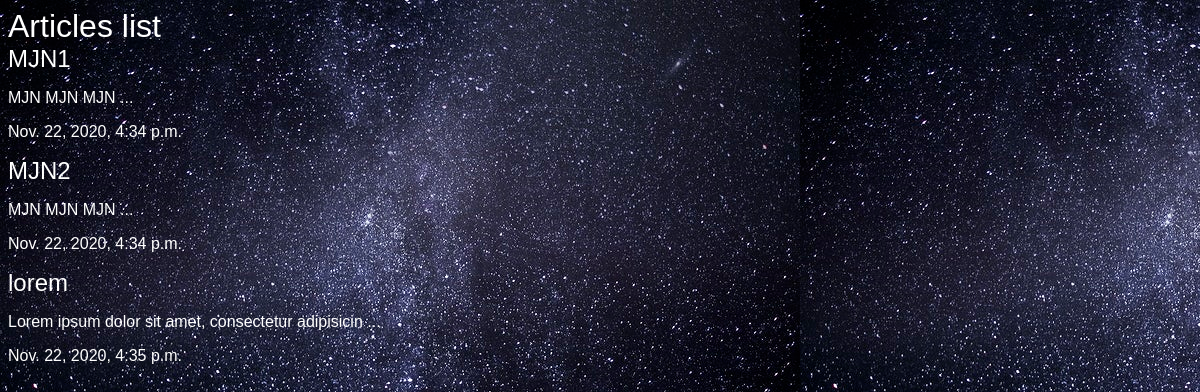
The page /articles/ on the database as committed earlier.
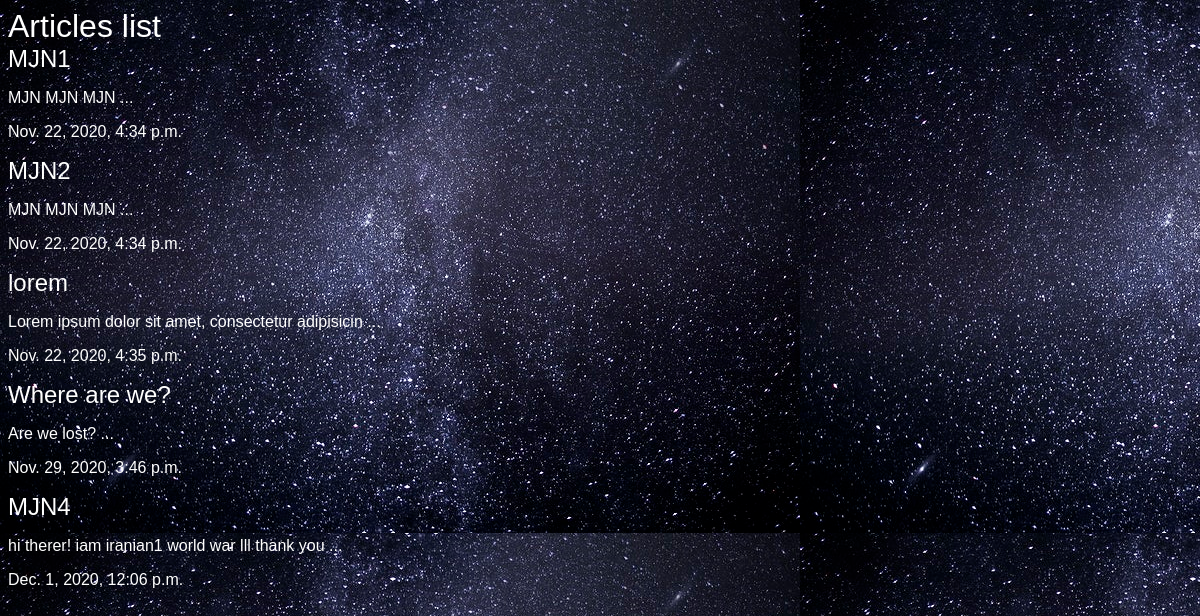
The same page on the database as committed later.
### articles/models.py (models this page shows, shortened)
class Article(models.Model):
    title = models.CharField(max_length = 100)
    slug = models.SlugField()
    body = models.TextField()
    date = models.DateTimeField(auto_now_add = True)
    def snippet(self):
        return self.body[0:50] + ' ...'

### articles/views.py (the view)
# urls.py: path('', views.articleslist, name="list"),
def articleslist(request):
    articles = models.Article.objects.all().order_by('date')
    args = {'articles':articles}
    return render(request, 'articles/articleslist.html', args)

### articles/templates/articles/articleslist.html (shortened to what this page needs)
{% load static %}
<!DOCTYPE html>
<html lang="en" dir="ltr">
<head>
  <link rel="stylesheet" href="{% static 'styles.css' %}">
</head>
<body>
<div class="container">
    <h1>Articles list</h1>
    {% for article in articles %}
    <h2><a href="{% url 'articles:detail' slug=article.slug %}">{{article.title}}</a></h2>
    <p>{{article.snippet}}</p>
    <p>{{article.date}}</p>
    {% endfor %}
  </div>
</body>

### assets/styles.css (style rules this page uses)
body { background-color: #0f121f; background-image: url(stars.jpg); background-repeat-y:no-repeat; background-attachment: fixed; color:#fff; }
body * { font-family:arial; }
h1,h2,h3,h4,h5 { font-weight:normal; margin:0; }
a,a:hover,a:visited { color:#fff; text-decoration:none; }

Rows that differ between the two databases and show on the page:
added Article: title "Where are we?", snippet "Are we lost? ...", date "Nov. 29, 2020, 3:46 p.m."
added Article: title "MJN4", snippet "hi therer! iam iranian1 world war lll thank you ...", date "Dec. 1, 2020, 12:06 p.m."
